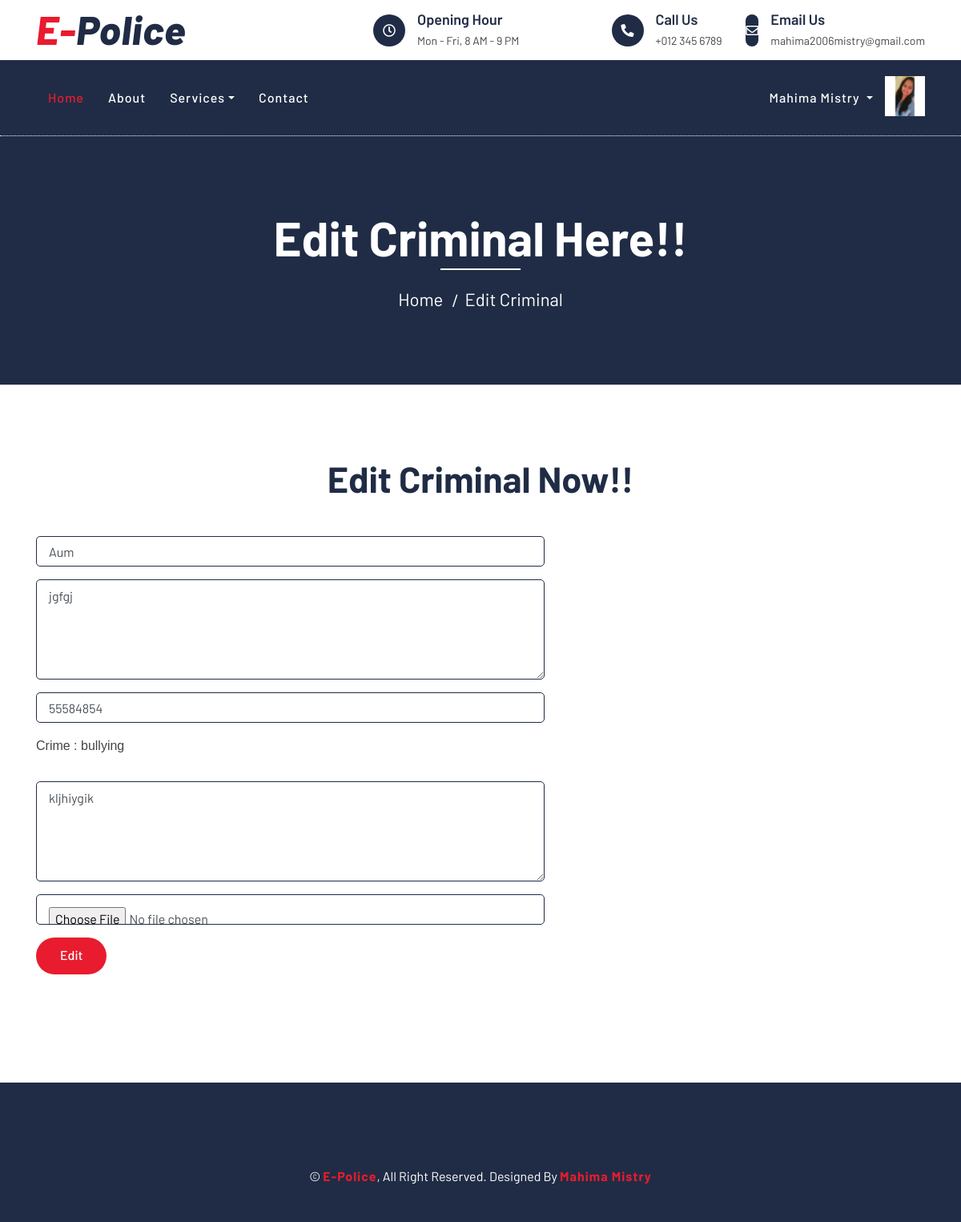
The page /edit_criminal/9 (signed in) on the database its author committed.
### epolice/models.py (models this page shows, shortened)
class User(models.Model):
    fname = models.CharField(max_length=50)
    lname = models.CharField(max_length=50)
    email = models.EmailField(unique=True)
    mobile = models.CharField(max_length=10)
    address = models.TextField(max_length=300)
    role = models.CharField(max_length=20,null=True,blank=True)
    password = models.CharField(max_length=50)
    pic = models.FileField(upload_to='Profile',default='profile.jpg')

class Criminal(models.Model):
    uid = models.ForeignKey(User,on_delete=models.CASCADE)
    criminal_name = models.CharField(max_length=50)
    address = models.TextField(max_length=300)
    mobile = models.CharField(max_length=20)
    crime = models.CharField(max_length=50)
    crime_details = models.TextField(max_length=300)
    pic = models.FileField(upload_to='criminals',null=True,blank=True)

### epolice/views.py (the view, shortened to what this page needs)
# urls.py: path('edit_criminal/<int:id>',views.edit_criminal,name='edit_criminal'),
def edit_criminal(request,id):
    uid = User.objects.get(email=request.session['email'])
    criminals = Criminal.objects.get(id=id)
    return render(request,'edit_criminal.html',{'uid':uid,'criminals':criminals})

### epolice/templates/edit_criminal.html (shortened to what this page needs)
{% extends 'header.html' %}
{% load static %}
{% block content %}
<div class="page-header">
    <div class="container">
        <div class="row">
            <div class="col-12">
                <h2>Edit Criminal Here!!</h2>
            </div>
            <div class="col-12">
                <a href="{% url 'index' %}">Home</a>
                <a href="">Edit Criminal</a>
            </div>
        </div>
    </div>
</div>
<div class="contact">
    <div class="container">
        <div class="section-header text-center">
            <h2>Edit Criminal Now!!</h2>
        </div>
        <div class="row">
            <div class="col-md-7">
                <div class="contact-form">
                    <form name="sentMessage" action="{% url 'edit_criminal' criminals.id %}" method="POST" enctype="multipart/form-data" novalidate="novalidate">
                        <div class="control-group">
                            <input type="text" class="form-control" value="{{ criminals.criminal_name }}" name="criminal_name" id="criminal_name" placeholder="Enter Criminal Name" data-validation-required-message="Please enter your name" required />
                        </div>
                        <div class="control-group">
                            <textarea class="form-control" name="address" id="address" placeholder="Enter Address" data-validation-required-message="Please enter your message" required>{{ criminals.address }}</textarea>
                        </div>
                        <div class="control-group">
                            <input type="text" class="form-control" value="{{ criminals.mobile }}" name="mobile" id="mobile" placeholder="Enter Criminal Mobile Number" data-validation-required-message="Please enter your name" required />
                        </div>
                        <div class="control-group">
                            <label style="font-family: 'Franklin Gothic Medium', 'Arial Narrow', Arial, sans-serif;">Crime : {{ criminals.crime }}</label>
                        </div><br>
                        <div class="control-group">
                            <textarea class="form-control" name="crime_details" id="crime_details" placeholder="Enter Crime Details" data-validation-required-message="Please enter your message" required>{{ criminals.crime_details }}</textarea>
                        </div>
                        <div class="control-group">
                            {% if criminals.pic %}
                            <input type="file" class="form-control" value="{{ criminals.pic.url }}" name="pic" id="pic" data-validation-required-message="Please enter your name" required />
                            <p class="help-block text-danger"></p>
                            {% else %}
                            <input type="file" class="form-control" name="pic" id="pic" placeholder="pic...." data-validation-required-message="Please enter your name" required />
                            {% endif %}
                        </div>
                        <div>
                            <button class="btn btn-custom" type="submit">Edit</button>
                        </div>
                    </form>
                </div>
            </div>
        </div>
    </div>
</div>
{% endblock %}

### epolice/templates/header.html (shortened to what this page needs)
{% load static %}
<!DOCTYPE html>
<html lang="en">
    <head>
        <link href="https://stackpath.bootstrapcdn.com/bootstrap/4.4.1/css/bootstrap.min.css" rel="stylesheet">
        <link href="https://cdnjs.cloudflare.com/ajax/libs/font-awesome/5.10.0/css/all.min.css" rel="stylesheet">
        <link href="{% static 'lib/flaticon/font/flaticon.css' %}" rel="stylesheet">
        <link href="{% static 'lib/animate/animate.min.css' %}" rel="stylesheet">
        <link href="{% static 'lib/owlcarousel/assets/owl.carousel.min.css' %}" rel="stylesheet">
        <link href="{% static 'css/style.css' %}" rel="stylesheet">
    </head>
    <body>
        <div class="top-bar">
            <div class="container">
                <div class="row align-items-center">
                    <div class="col-lg-4 col-md-12">
                        <div class="logo">
                            <a href="{% url 'index' %}">
                                <h1>E-<span>Police</span></h1>
                            </a>
                        </div>
                    </div>
                    <div class="col-lg-8 col-md-7 d-none d-lg-block">
                        <div class="row">
                            <div class="col-4">
                                <div class="top-bar-item">
                                    <div class="top-bar-icon">
                                        <i class="far fa-clock"></i>
                                    </div>
                                    <div class="top-bar-text">
                                        <h3>Opening Hour</h3>
                                        <p>Mon - Fri, 8 AM - 9 PM</p>
                                    </div>
                                </div>
                            </div>
                            <div class="col-4">
                                <div class="top-bar-item">
                                    <div class="top-bar-icon">
                                        <i class="fa fa-phone-alt"></i>
                                    </div>
                                    <div class="top-bar-text">
                                        <h3>Call Us</h3>
                                        <p>+012 345 6789</p>
                                    </div>
                                </div>
                            </div>
                            <div class="col-4">
                                <div class="top-bar-item">
                                    <div class="top-bar-icon">
                                        <i class="far fa-envelope"></i>
                                    </div>
                                    <div class="top-bar-text">
                                        <h3>Email Us</h3>
                                        <p>mahima2006mistry@gmail.com</p>
                                    </div>
                                </div>
                            </div>
                        </div>
                    </div>
                </div>
            </div>
        </div>
        <div class="nav-bar">
            <div class="container">
                <nav class="navbar navbar-expand-lg bg-dark navbar-dark">
                    <div class="collapse navbar-collapse justify-content-between" id="navbarCollapse">
                        <div class="navbar-nav mr-auto">
                            <a href="{% url 'index' %}" class="nav-item nav-link active">Home</a>
                            <a href="{% url 'about' %}" class="nav-item nav-link">About</a>
                            {% if uid.role == 'citizen' %}
                            <div class="nav-item dropdown">
                                <a href="#" class="nav-link dropdown-toggle" data-toggle="dropdown">Services</a>
                                <div class="dropdown-menu">
                                    <a href="{% url 'add_fir' %}" class="dropdown-item">Register FIR</a>
                                    <a href="{% url 'view_fir' %}" class="dropdown-item">View FIR Status</a>
                                </div>
                            </div>
                            {% elif uid.role == 'police' %}
                            <div class="nav-item dropdown">
                                <a href="#" class="nav-link dropdown-toggle" data-toggle="dropdown">Services</a>
                            </div>
                            {% endif %}
                            {% if request.session.email %}
                            <a href="{% url 'contact' %}" class="nav-item nav-link">Contact</a>
                            {% endif %}
                        </div>
                        {% if request.session.email %}
                        <ul class="navbar-nav">
                            <li class="nav-item dropdown">
                                <a class="nav-link dropdown-toggle" id="navbarDropdown" role="button" data-toggle="dropdown" aria-haspopup="true" aria-expanded="false">
                                    {{ uid.fname }} {{ uid.lname }}
                                </a>
                            </li>
                            {% if uid.pic %}
                            <li class="nav-item">
                                <img src="{{ uid.pic.url }}" alt="" width="50px" height="50px">
                            </li>
                            {% endif %}
                          </ul>
                        {% else %}
                        <div class="ml-auto">
                            <a class="btn btn-custom" href="{% url 'login' %}">Login/Register</a>
                        </div>
                        {% endif %}
                    </div>
                </nav>
            </div>
        </div>
        {% block content %}
        {% endblock %}
        <div class="footer">
            <div class="container copyright">
                <p>&copy; <a href="{% url 'index' %}">E-Police</a>, All Right Reserved. Designed By <a href="">Mahima Mistry</a></p>
            </div>
        </div>
    </body>
</html>

### epolice/static/css/style.css (style rules this page uses)
body { color: #444444; font-weight: 400; background: #ffffff; font-family: 'Barlow', sans-serif; }
h1, h2, h3, h4, h5, h6 { color: #202C45; }
a { color: #202C45; transition: .3s; }
.btn.btn-custom { padding: 10px 30px 12px 30px; text-align: center; font-size: 16px; font-weight: 500; color: #ffffff; background: #E81C2E; border: none; border-radius: 60px; box-shadow: inset 0 0 0 0 #202C45; transition: ease-out 0.5s; -webkit-transition: ease-out 0.5s; -moz-transition: ease-out 0.5s; }
.top-bar { position: relative; height: 75px; display: flex; align-items: center; background: #ffffff; }
.top-bar .logo { text-align: left; overflow: hidden; }
.top-bar .logo h1 { margin: -4px 0 0 0; color: #E81C2E; font-size: 50px; line-height: 50px; font-weight: 800; letter-spacing: 1px; font-style: italic; }
.top-bar .logo h1 span { color: #202C45; }
.top-bar .top-bar-item { display: flex; align-items: center; justify-content: flex-end; }
.top-bar .top-bar-icon { width: 40px; height: 40px; display: flex; align-items: center; justify-content: center; background: #202C45; border-radius: 40px; }
.top-bar .top-bar-icon i { margin: 0; color: #ffffff; font-size: 16px; }
.top-bar .top-bar-text { padding-left: 15px; }
.top-bar .top-bar-text h3 { margin: 0 0 5px 0; font-size: 18px; font-weight: 600; }
.top-bar .top-bar-text p { margin: 0; font-size: 14px; font-weight: 400; }
.nav-bar { position: relative; background: #202C45; }
.nav-bar .navbar { padding: 20px 0; background: #202C45 !important; transition: .3s; }
.navbar-dark .navbar-nav .nav-link, .navbar-dark .navbar-nav .nav-link:focus, .navbar-dark .navbar-nav .nav-link:hover, .navbar-dark .navbar-nav .nav-link.active { color: #ffffff; padding: 15px; font-weight: 500; letter-spacing: 1px; }
.navbar-dark .navbar-nav .nav-link:hover, .navbar-dark .navbar-nav .nav-link.active { color: #E81C2E; }
.page-header { position: relative; margin-bottom: 45px; padding: 90px 0; text-align: center; background: #202C45; border-top: 1px dotted #ffffff; }
.page-header h2 { position: relative; color: #ffffff; font-size: 60px; font-weight: 700; margin-bottom: 20px; padding-bottom: 5px; }
.page-header h2::after { position: absolute; content: ""; width: 100px; height: 2px; left: calc(50% - 50px); bottom: 0; background: #ffffff; }
.page-header a { position: relative; padding: 0 12px; font-size: 22px; color: #ffffff; }
.page-header a::after { position: absolute; content: "/"; width: 8px; height: 8px; top: -2px; right: -7px; text-align: center; color: #ffffff; }
.page-header a:last-child::after { display: none; }
.section-header { position: relative; width: 100%; max-width: 700px; margin: 0 auto 45px auto; }
.section-header h2 { margin: 0; font-size: 45px; font-weight: 700; text-transform: capitalize; }
.contact { position: relative; width: 100%; padding: 45px 0; }
.contact .contact-form { position: relative; width: 100%; margin-bottom: 45px; }
.contact .contact-form input { padding: 15px; border-radius: 5px; border: 1px solid #202C45; }
.contact .contact-form textarea { height: 125px; padding: 8px 15px; border-radius: 5px; border: 1px solid #202C45; }
.footer { position: relative; margin-top: 45px; padding-top: 90px; background: #202C45; }
.footer .copyright { text-align: center; padding-top: 15px; padding-bottom: 45px; }
.footer .copyright p { margin: 0; color: #ffffff; }
.footer .copyright p a { color: #E81C2E; font-weight: 700; letter-spacing: 1px; }

### rows shown on the page
User: fname "Mahima", lname "Mistry", pic (picture)
Criminal: criminal_name "Aum", address "jgfgj", mobile "55584854", crime "bullying", crime_details "kljhiygik"
